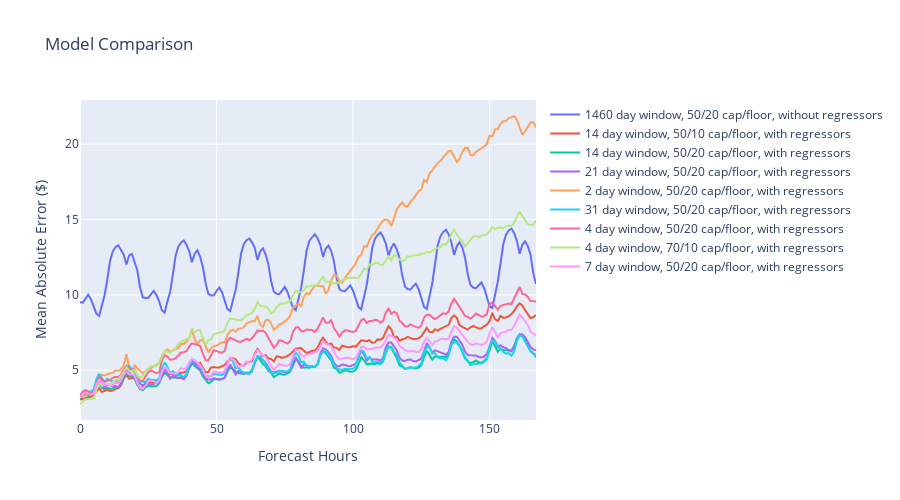

Source (notebook cell):
### Code cell
files  = os.listdir("results")

final_fig = go.Figure()

for file in files:
    
    # Get the title or paramaters of the model
    tokens = file.split("_")
    n_days = tokens[1].split("d")[0]
    cap = tokens[3]
    floor = tokens[5]
    regressor = "without regressors"
    if tokens[9] == 'True.csv':
        regressor = "with regressors"
    title = f"{n_days} day window, {cap}/{floor} cap/floor, {regressor}"
    print(title)
    
    error = pd.read_csv(f"results/{file}")
    error.set_index("Unnamed: 0", inplace=True)
    
#     fig = px.line(error)
#     fig.update_layout(title=title, height=300)
#     fig.update_xaxes(title="Forecast Hours")
#     fig.update_yaxes(title="Error ($)")
#     fig.show()

#     fig = px.line(error.abs().mean(axis=1))
#     fig.update_layout(title=title, height=300)
#     fig.update_xaxes(title="Forecast Hours")
#     fig.update_yaxes(title="Absolute Error ($)")
#     fig.show()
    
    
    final_fig.add_trace(go.Scatter(x=error.index, y=error.abs().mean(axis=1), name=title))

final_fig.update_layout(title="Model Comparison", height=500)
final_fig.update_xaxes(title="Forecast Hours")
final_fig.update_yaxes(title="Mean Absolute Error ($)")
final_fig.show()

### Figure 1 — Plotly figure (JSON) as saved in the notebook; plotly's stock layout.template omitted (floating-point values rounded to 4 significant figures; data arrays with more than 128 entries replaced by an {"elided": "..."} marker saying what was removed)
{"data": [{"name": "1460 day window, 50/20 cap/floor, without regressors", "type": "scatter", "x": {"elided": "168 int values"}, "y": {"elided": "168 float values"}}, {"name": "14 day window, 50/10 cap/floor, with regressors", "type": "scatter", "x": {"elided": "168 int values"}, "y": {"elided": "168 float values"}}, {"name": "14 day window, 50/20 cap/floor, with regressors", "type": "scatter", "x": {"elided": "168 int values"}, "y": {"elided": "168 float values"}}, {"name": "21 day window, 50/20 cap/floor, with regressors", "type": "scatter", "x": {"elided": "168 int values"}, "y": {"elided": "168 float values"}}, {"name": "2 day window, 50/20 cap/floor, with regressors", "type": "scatter", "x": {"elided": "168 int values"}, "y": {"elided": "168 float values"}}, {"name": "31 day window, 50/20 cap/floor, with regressors", "type": "scatter", "x": {"elided": "168 int values"}, "y": {"elided": "168 float values"}}, {"name": "4 day window, 50/20 cap/floor, with regressors", "type": "scatter", "x": {"elided": "168 int values"}, "y": {"elided": "168 float values"}}, {"name": "4 day window, 70/10 cap/floor, with regressors", "type": "scatter", "x": {"elided": "168 int values"}, "y": {"elided": "168 float values"}}, {"name": "7 day window, 50/20 cap/floor, with regressors", "type": "scatter", "x": {"elided": "168 int values"}, "y": {"elided": "168 float values"}}], "layout": {"height": 500, "title": {"text": "Model Comparison"}, "xaxis": {"title": {"text": "Forecast Hours"}}, "yaxis": {"title": {"text": "Mean Absolute Error ($)"}}}}
